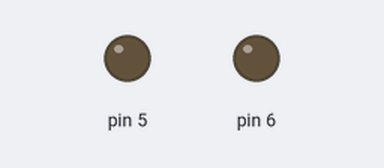
A sketch run on a simulated Arduino Uno, built with avr-gcc and run on an emulated ATmega328P. Parts: output pins drawn as LEDs (lit = HIGH).

Above: at 0.1 s.
At 5.1 s:
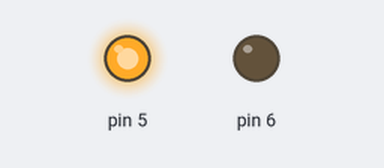
At 7.1 s:
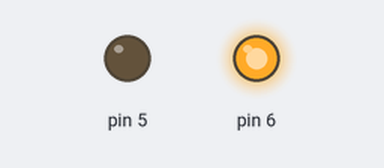
Timing chart, 0 to 8.6 s (numbered marks = the images above):
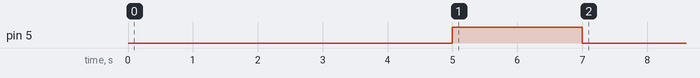

The sketch:

h_bridge_single_test.ino
```cpp
 /**
  * FILE NAME: h_bridge_single_test
  * AUTHOR: Samuel Goldman
  * PURPOSE: Test out a breadboard version of an h bridge with
  *          mosfets and two control signals, A and B.
  */

void setup() {
  // Setup pins for output
  pinMode(5, OUTPUT); //A
  pinMode(6, OUTPUT); //B

  // Wait 5 seconds to run the test
  delay(5000);

  // Run the circuit forward at full speed
  analogWrite(5, 255);
  analogWrite(6, 0);

  // Wait two seconds
  delay(2000);

  // Switch to backwards at full speed
  analogWrite(5, 0);
  analogWrite(6, 255);
}

void loop() {
  // put your main code here, to run repeatedly:

}
```
